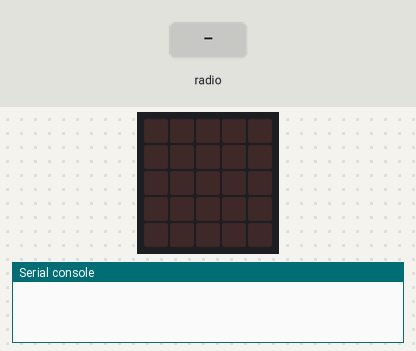
Bench run of a program on a simulated BBC micro:bit (MakeCode). On the bench: the board's 5×5 LED display, the last lines printed to the serial console. The inputs (shaded band) are chosen by the test bench. Data-log rows are listed on the console.

Above: at 1.2 s.
1.3 s: radio message "P" arrives
At 3.0 s:
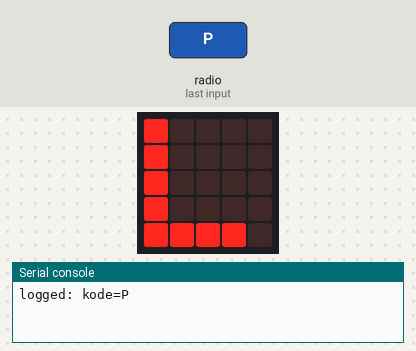
3.4 s: radio message "R" arrives
At 4.6 s:
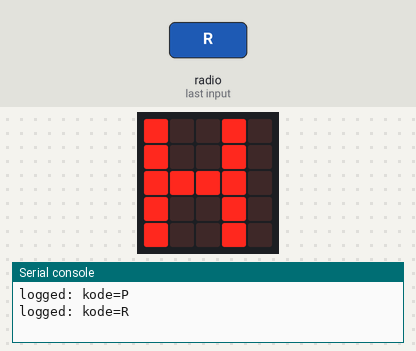
5.5 s: radio message "N" arrives
At 7.3 s:
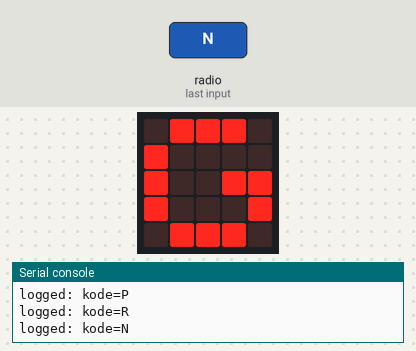
7.6 s: radio message "X" arrives
At 9.0 s:
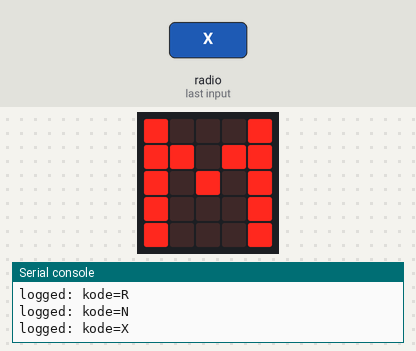
9.7 s: radio message "S" arrives
At 10.6 s:
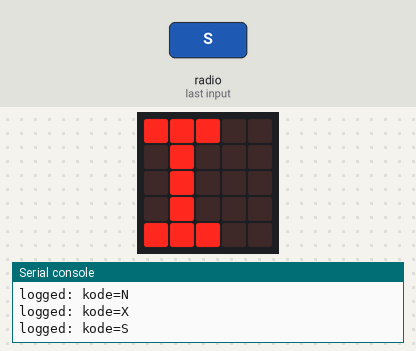
11.8 s: radio message "Z" arrives
At 13.4 s:
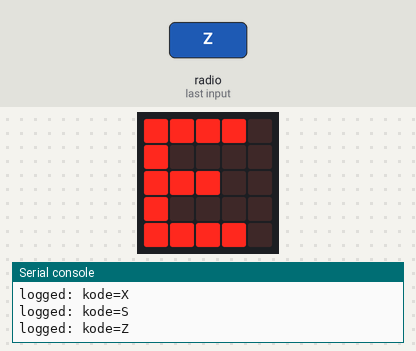
Timing chart, 0 to 14.9 s (numbered marks = the images above; inputs shaded):
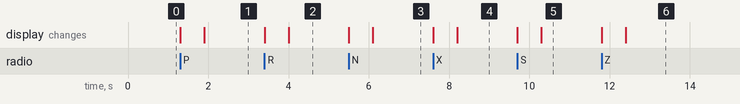

The program:

main.ts
```typescript
function decode () {
    for (let værdi of kode) {
        if (værdi == "P") {
            basic.showString("L")
        }
        if (værdi == "R") {
            basic.showString("H")
        }
        if (værdi == "N") {
            basic.showString("G")
        }
        if (værdi == "X") {
            basic.showString("M")
        }
        if (værdi == "S") {
            basic.showString("I")
        }
        if (værdi == "Z") {
            basic.showString("E")
        }
        if (værdi == "W") {
            basic.showString("N")
        }
    }
}
radio.onReceivedString(function (receivedString) {
    datalogger.log(datalogger.createCV("kode", receivedString))
    kode = receivedString
    basic.showIcon(IconNames.Heart)
    decode()
})
let kode = ""
radio.setGroup(2)
kode = ""
datalogger.setColumnTitles("kode")
```

test.ts
```typescript
// test ender her, dette bliver ikke kompileret, når denne pakke bruges som en udvidelse.
```

Measured:
- after the input at 1.3 s, the display: first changes at once (image 1 shows a later state)
- after the input at 3.4 s, the display: first changes at once (image 2 shows a later state)
- after the input at 5.5 s, the display: first changes at once (image 3 shows a later state)
- after the input at 7.6 s, the display: first changes at once (image 4 shows a later state)
- after the input at 9.7 s, the display: first changes at once (image 5 shows a later state)
- after the input at 11.8 s, the display: first changes at once (image 6 shows a later state)
